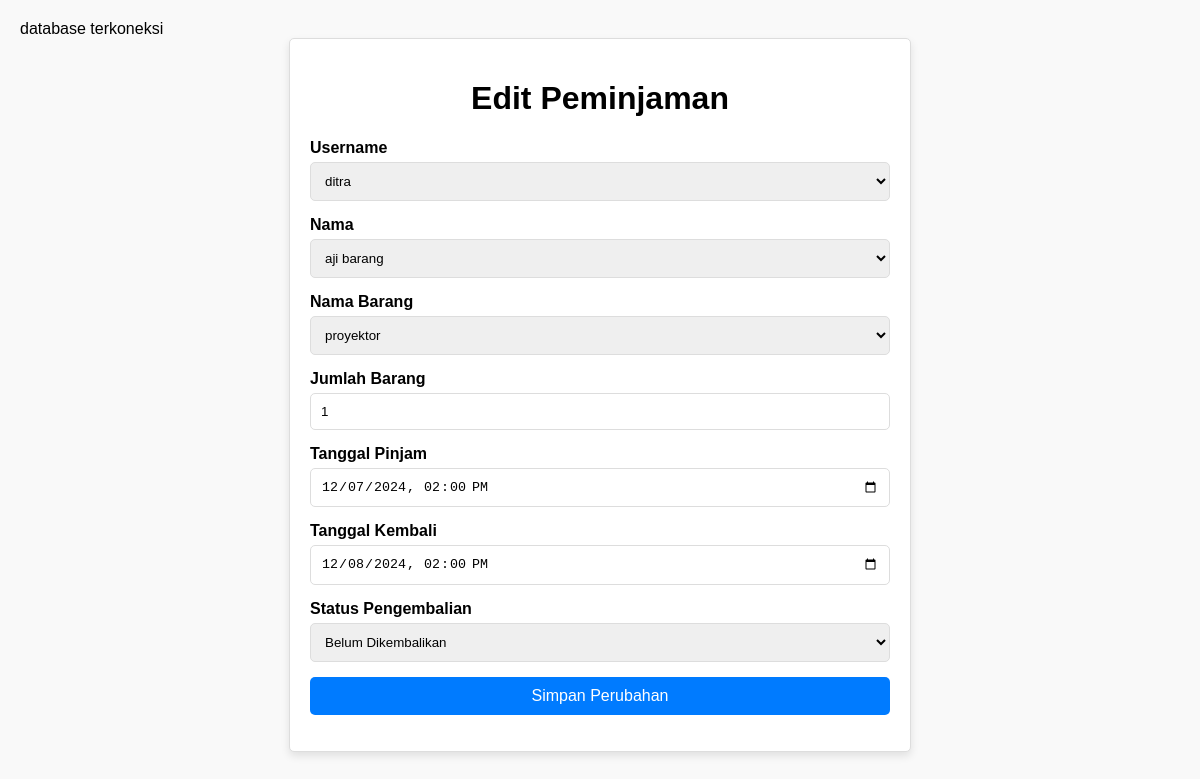
The page /edit_peminjaman.php?id=1 (signed in) on the database its author committed.
### tables this page shows
CREATE TABLE `meminjam` (
  `id_peminjaman` int(11) NOT NULL,
  `username` varchar(50) NOT NULL,
  `nama` varchar(255) NOT NULL,
  `nama_barang` varchar(100) NOT NULL,
  `jml_barang` int(10) NOT NULL,
  `tanggal_pinjam` datetime NOT NULL,
  `tanggal_kembali` datetime NOT NULL,
  `status_pengembalian` enum('dikembalikan','belum dikembalikan') NOT NULL DEFAULT 'belum dikembalikan'
);

### edit_peminjaman.php (the view, shortened to what this page needs)
<?php
include 'config.php';
if (isset($_GET['id'])) {
    $id_peminjaman = $_GET['id'];
    $sql = "SELECT * FROM meminjam WHERE id_peminjaman = $id_peminjaman";
    $result = $conn->query($sql);
    if ($result->num_rows > 0) {
        $peminjaman = $result->fetch_assoc();
    } else {
        echo "<script>alert('Data peminjaman tidak ditemukan!');</script>";
        echo "<script>window.location='list_peminjaman.php';</script>";
        exit();
    }
} else {
    echo "<script>alert('ID peminjaman tidak ditemukan!');</script>";
    echo "<script>window.location='list_peminjaman.php';</script>";
    exit();
}
$user_query = "SELECT username FROM user";
$user_result = $conn->query($user_query);
$karyawan_query = "SELECT nama FROM karyawan";
$karyawan_result = $conn->query($karyawan_query);
$barang_query = "SELECT nama_barang FROM barang_it";
$barang_result = $conn->query($barang_query);
?>
<!DOCTYPE html>
<html lang="en">
<head>
    <link rel="stylesheet" href="css/edit_peminjaman.css">
</head>
<body>
    <div class="form-container">
        <h1>Edit Peminjaman</h1>
        <form method="POST" action="">
            <div class="form-group">
                <label for="username">Username</label>
                <select id="username" name="username" required>
                    <?php
                    if ($user_result->num_rows > 0) {
                        while ($user = $user_result->fetch_assoc()) {
                            $selected = $user['username'] === $peminjaman['username'] ? "selected" : "";
                            echo "<option value='" . $user['username'] . "' $selected>" . $user['username'] . "</option>";
                        }
                    }
                    ?>
                </select>
            </div>
            <div class="form-group">
                <label for="nama">Nama</label>
                <select id="nama" name="nama" required>
                    <?php
                    if ($karyawan_result->num_rows > 0) {
                        while ($karyawan = $karyawan_result->fetch_assoc()) {
                            $selected = $karyawan['nama'] === $peminjaman['nama'] ? "selected" : "";
                            echo "<option value='" . $karyawan['nama'] . "' $selected>" . $karyawan['nama'] . "</option>";
                        }
                    }
                    ?>
                </select>
            </div>
            <div class="form-group">
                <label for="nama_barang">Nama Barang</label>
                <select id="nama_barang" name="nama_barang" required>
                    <?php
                    if ($barang_result->num_rows > 0) {
                        while ($barang = $barang_result->fetch_assoc()) {
                            $selected = $barang['nama_barang'] === $peminjaman['nama_barang'] ? "selected" : "";
                            echo "<option value='" . $barang['nama_barang'] . "' $selected>" . $barang['nama_barang'] . "</option>";
                        }
                    }
                    ?>
                </select>
            </div>
            <div class="form-group">
                <label for="jml_barang">Jumlah Barang</label>
                <input type="number" id="jml_barang" name="jml_barang" value="<?php echo $peminjaman['jml_barang']; ?>" required>
            </div>
            <div class="form-group">
                <label for="tanggal_pinjam">Tanggal Pinjam</label>
                <input type="datetime-local" id="tanggal_pinjam" name="tanggal_pinjam" value="<?php echo date('Y-m-d\TH:i', strtotime($peminjaman['tanggal_pinjam'])); ?>" required>
            </div>
            <div class="form-group">
                <label for="tanggal_kembali">Tanggal Kembali</label>
                <input type="datetime-local" id="tanggal_kembali" name="tanggal_kembali" value="<?php echo date('Y-m-d\TH:i', strtotime($peminjaman['tanggal_kembali'])); ?>" required>
            </div>
            <div class="form-group">
                <label for="status_pengembalian">Status Pengembalian</label>
                <select id="status_pengembalian" name="status_pengembalian" required>
                    <option value="belum dikembalikan" <?php echo $peminjaman['status_pengembalian'] === 'belum dikembalikan' ? 'selected' : ''; ?>>Belum Dikembalikan</option>
                </select>
            </div>
            <button type="submit">Simpan Perubahan</button>
        </form>
    </div>
</body>
</html>

### css/edit_peminjaman.css (style rules this page uses)
body { font-family: Arial, sans-serif; margin: 20px; background-color: #f9f9f9; }
.form-container { width: 50%; margin: 0 auto; padding: 20px; background-color: #ffffff; border: 1px solid #ddd; border-radius: 5px; box-shadow: 0 4px 8px rgba(0, 0, 0, 0.1); }
h1 { text-align: center; }
.form-group { margin-bottom: 15px; }
label { display: block; font-weight: bold; margin-bottom: 5px; }
input, select { width: 100%; padding: 10px; border: 1px solid #ddd; border-radius: 5px; }
button { width: 100%; padding: 10px; background-color: #007bff; color: white; border: none; border-radius: 5px; cursor: pointer; font-size: 16px; }

### rows shown on the page
meminjam: jml_barang "1", tanggal_pinjam "12/07/2024 14:00", tanggal_kembali "12/08/2024 14:00", status_pengembalian "Belum Dikembalikan"

### other values the page prints
form field username "ditra"
form field nama "aji barang"
form field nama_barang "proyektor"
